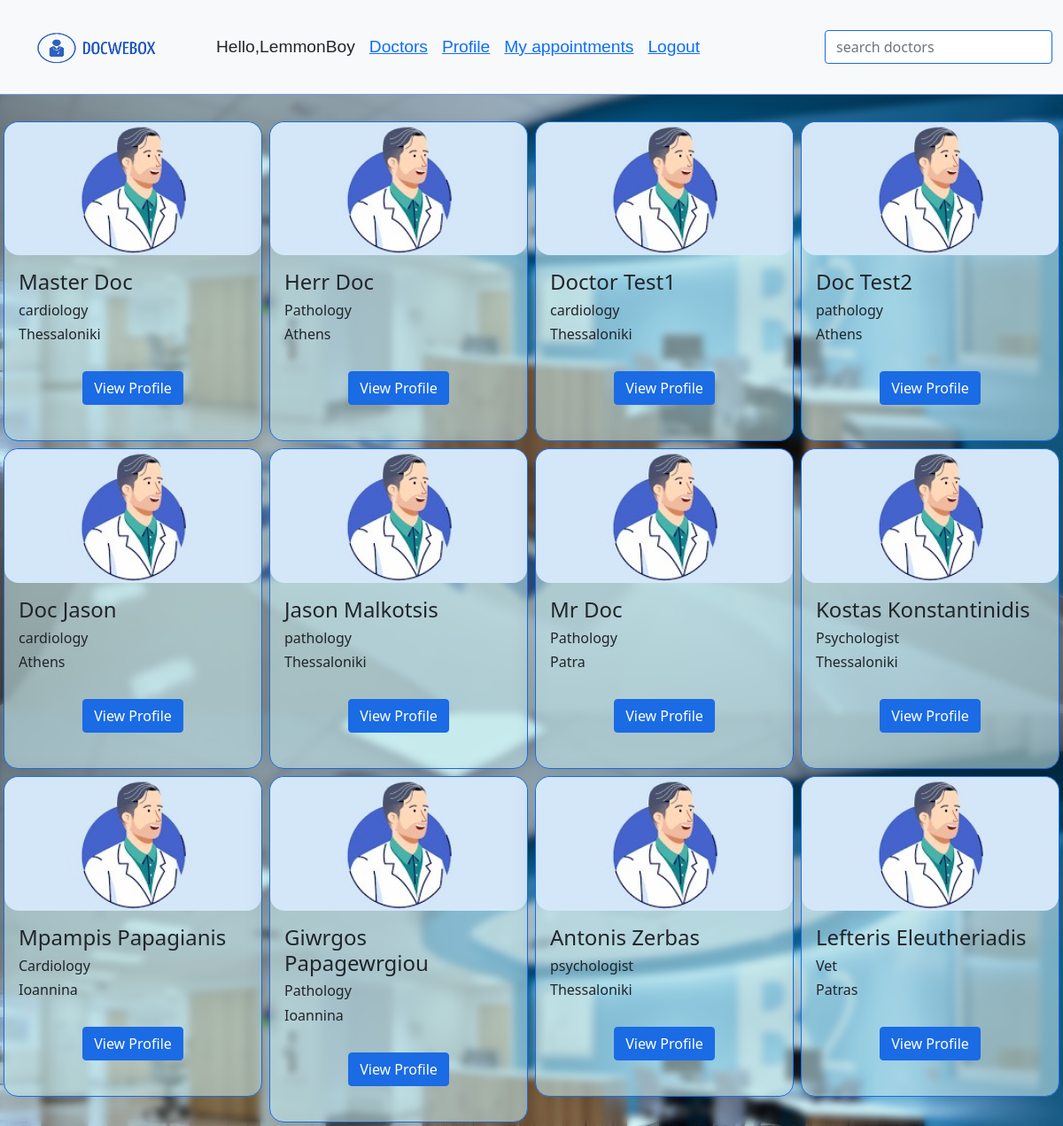
The page /php/user_hub.php (signed in) on the database its author committed.
### tables this page shows
CREATE TABLE `profile` (
  `id` int(11) NOT NULL,
  `user_id` int(11) NOT NULL,
  `FirstName` varchar(60) NOT NULL,
  `SureName` varchar(60) NOT NULL,
  `Address` varchar(50) NOT NULL,
  `PhoneNumber` varchar(20) NOT NULL,
  `email` varchar(50) NOT NULL,
  `Specialization` varchar(60) NOT NULL,
  `bio` varchar(200) NOT NULL
);

### php/user_hub.php (the view, shortened to what this page needs)
<!DOCTYPE html>
<html>
    <head>
        <link href="https://cdn.jsdelivr.net/npm/bootstrap@5.0.2/dist/css/bootstrap.min.css"
        rel="stylesheet">
        <link rel="stylesheet" href="../css/patient_hub.css">
    </head>
    <body>
      <?php
            include 'connect.php';
              echo '<nav class="navbar navbar-expand-lg navbar-light bg-light sticky-top">
                <div class="container-fluid">
                  <a class="navbar-brand" href="#">
                      <img src="../img/logo.png" width="200" height="80" class="d-inline-block align-top" alt="">
                  </a>
                  <button class="navbar-toggler" type="button" data-bs-toggle="collapse" data-bs-target="#navbarSupportedContent" aria-controls="navbarSupportedContent" aria-expanded="false" aria-label="Toggle navigation">
                    <span class="navbar-toggler-icon"></span>
                  </button>
                  <div class="collapse navbar-collapse" id="navbarSupportedContent">
                    <ul class="navbar-nav me-auto mb-2 mb-lg-0">
                      <li class="nav-item">
                        <a>Hello,' . $_SESSION["username"] .'</a>
                      </li>
                      <li class="nav-item active">
                        <a href="user_hub.php">Doctors</a>
                      </li>
                      <li class="nav-item active">
                        <a href="user_profile_edit.php">Profile</a>
                      </li>
                      <li class="nav-item active">
                        <a href="user_appointment.php">My appointments</a>
                      </li>
                      <li class="nav-item active">
                        <a href="nukeSession.php">Logout</a>
                      </li>
                    </ul>
                    <form class="d-flex">
                      <input type="text" name="searchbox" id="searchbox" class="filterinput form-control" placeholder="search doctors">
                    </form>
                  </div>
                </div>
              </nav>';
        ?>
        <br>
        <?php
            $query = "SELECT * from users u, profile p where type='doctor' and user_id = u.id";
            $result = mysqli_query($conn, $query);
            if (mysqli_num_rows($result) > 0) {
                echo '<div class="d-flex flex-wrap">';
                while($row = $result->fetch_assoc()){
                    echo '<div class="col-sm-3 doctors">
                            <div class="blog-item m-1">
                              <div class="card">
                              <img src="../img/profile2.jpg" class=" doctor-profile-pic card-img-top">
                              <div class="card-body">
                              <h4 class="card-title">' . $row['FirstName']." ". $row['SureName']  .'</h4>
                                <h6 class="card-text">' . $row['Specialization']  . '</h6><h6>'  .$row['Address'] .' </h6>
                                <div class="text-center"><a href="doctor_profile_view.php?id=' . $row['user_id'] . '" class="btn btn-primary">View Profile</a></div>
                              </div>
                              </div>
                            </div>
                          </div>';
                }
                echo '</div>';
              }
        ?>
    </body>
</html>

### css/patient_hub.css (style rules this page uses)
html { height: 100vh; }
body { margin: 0; min-height: 100%; background: rgba(214, 250, 250, 0.966); background-image: url("../img/Hospital_interior.jpg"); background-blend-mode: multiply; background-size: cover; box-shadow: 0 4px 30px rgba(0, 0, 0, 0.1); backdrop-filter: blur(4px); -webkit-backdrop-filter: blur(4px); overflow-y: auto; overflow-x: hidden; }
.doctor-profile-pic { border-radius: 16px; }
.navbar { margin-bottom: 0.1rem; background: rgba(190, 225, 228, 0.6); border-bottom: 1px solid rgba(39, 101, 214, 0.616); }
.nav-item { margin-left: 1rem; font-family:Arial, Helvetica, sans-serif; text-decoration: none; font-size: 1.2rem; font-weight: 400; line-height: 1.5; color: #212529; }
#searchbox { border: 1px solid rgb(26, 107, 228); }
.card { background: rgba(190, 225, 228, 0.6); border-radius: 16px; box-shadow: 0 4px 30px rgba(0, 0, 0, 0.1); backdrop-filter: blur(5.4px); -webkit-backdrop-filter: blur(5.4px); border: 1px solid rgb(26, 107, 228); }
.btn-primary { margin: 1.5rem; background-color: rgb(26, 107, 228); border-color:rgb(26, 107, 228); }

### rows shown on the page
profile: FirstName "Master", SureName "Doc", Specialization "cardiology", Address "Thessaloniki"
profile: FirstName "Herr", SureName "Doc", Specialization "Pathology", Address "Athens"
profile: FirstName "Doctor", SureName "Test1", Specialization "cardiology", Address "Thessaloniki"
profile: FirstName "Doc", SureName "Test2", Specialization "pathology", Address "Athens"
profile: FirstName "Doc", SureName "Jason", Specialization "cardiology", Address "Athens"
profile: FirstName "Jason", SureName "Malkotsis", Specialization "pathology", Address "Thessaloniki"
profile: FirstName "Mr", SureName "Doc", Specialization "Pathology", Address "Patra"
profile: FirstName "Kostas", SureName "Konstantinidis", Specialization "Psychologist", Address "Thessaloniki"
profile: FirstName "Mpampis", SureName "Papagianis", Specialization "Cardiology", Address "Ioannina"
profile: FirstName "Giwrgos", SureName "Papagewrgiou", Specialization "Pathology", Address "Ioannina"
profile: FirstName "Antonis", SureName "Zerbas", Specialization "psychologist", Address "Thessaloniki"
profile: FirstName "Lefteris", SureName "Eleutheriadis", Specialization "Vet", Address "Patras"

### other values the page prints
$_SESSION["username"] "LemmonBoy"
